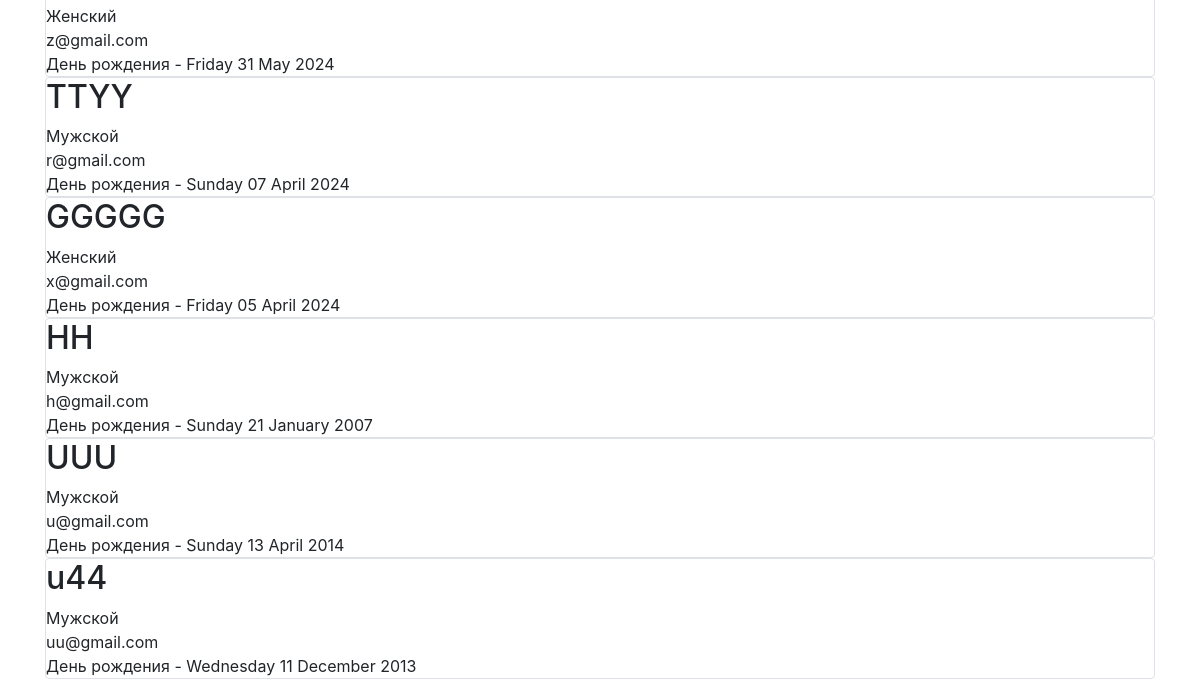
Before: /users (signed in, lower part) with the older database file.
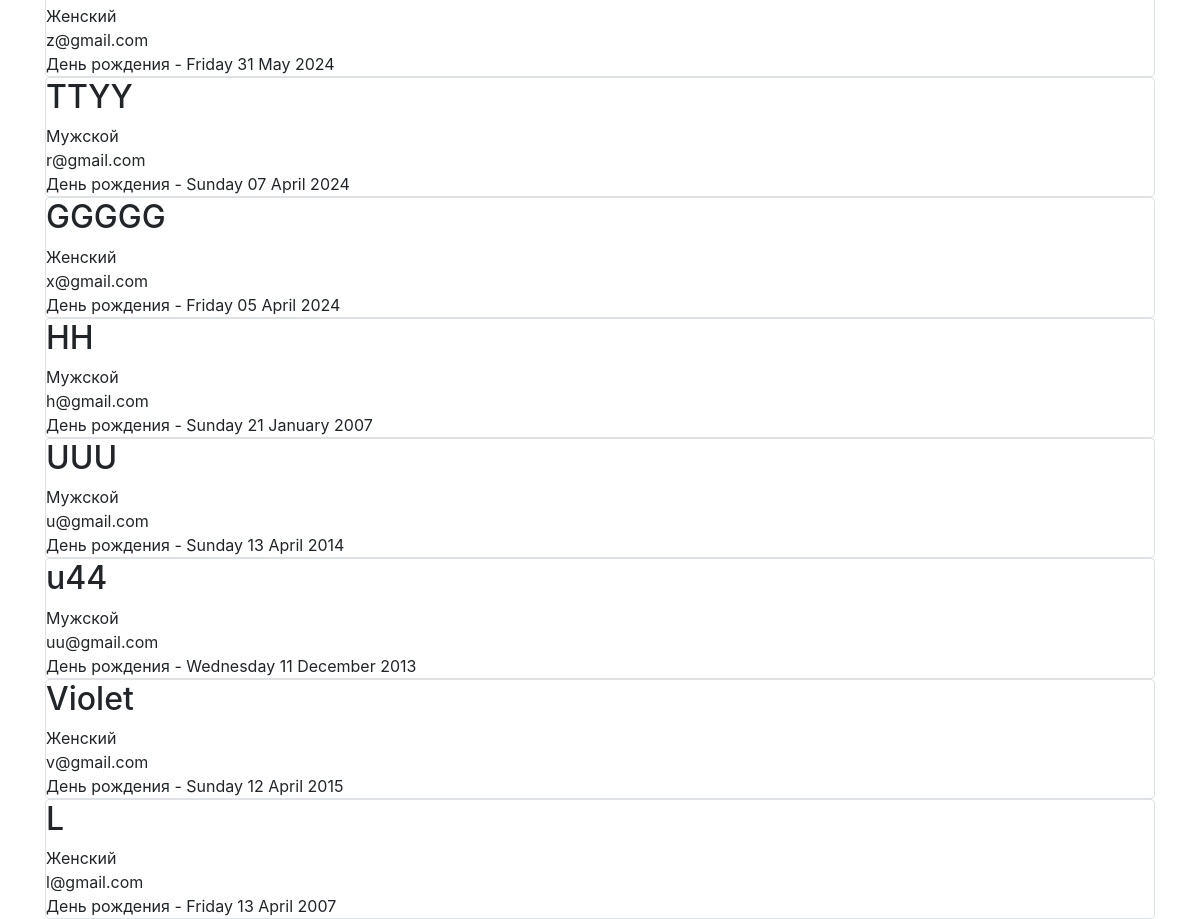
After: the same page with the newer database file.
### data/users.py (models this page shows, shortened)
class User(SqlAlchemyBase, UserMixin, SerializerMixin):
    __tablename__ = 'users'
    id = sqlalchemy.Column(sqlalchemy.Integer, primary_key=True, autoincrement=True)
    name = sqlalchemy.Column(sqlalchemy.String, nullable=True)
    birthday = sqlalchemy.Column(sqlalchemy.DateTime, nullable=True)
    sex = sqlalchemy.Column(sqlalchemy.String, nullable=True)
    email = sqlalchemy.Column(sqlalchemy.String, index=True, unique=True, nullable=True)
    hashed_password = sqlalchemy.Column(sqlalchemy.String, nullable=True)
    created_date = sqlalchemy.Column(sqlalchemy.DateTime, default=datetime.datetime.now)
    access_company = sqlalchemy.Column(sqlalchemy.String, nullable=True, default='')

### main.py (the view)
@app.route('/users')
def all_users():
    db_sess = db_session.create_session()
    users = db_sess.query(User).all()
    K = []
    for u in users:
        k = ''
        for c in list(map(int, u.access_company.split())):
            if db_sess.query(Company).filter(Company.id == c).first():
                k += ', ' + db_sess.query(Company).filter(Company.id == c).first().name
        K.append(k[2:])
    return render_template('show_users.html', title='Все пользователи', users=users, companies=K, img=url_for("static", filename=image))

### data/db_session.py (called while the page is built)
def create_session() -> Session:
    global __factory
    return __factory()

### main.py (called while the page is built)
@login_manager.user_loader
def load_user(user_id):
    db_sess = db_session.create_session()
    return db_sess.query(User).get(user_id)

### templates/show_users.html (shortened to what this page needs)
{% extends "base.html" %}
{% block content %}
{% for item in users %}
<div class="col-md6 border rounded">
    <h2>{{item.name}}</h2>
    <div>
        {{item.sex}}
    </div>
    <div>
        {{item.email}}
    </div>
    <div>
         День рождения - {{item.birthday.strftime("%A %d %B %Y")}}
    </div>
</div>
{% endfor %}
{% endblock %}

Changed rows visible on the page:
added User: name "Violet", sex "Женский", email "v@gmail.com", birthday "Sunday 12 April 2015"
added User: name "L", sex "Женский", email "l@gmail.com", birthday "Friday 13 April 2007"
